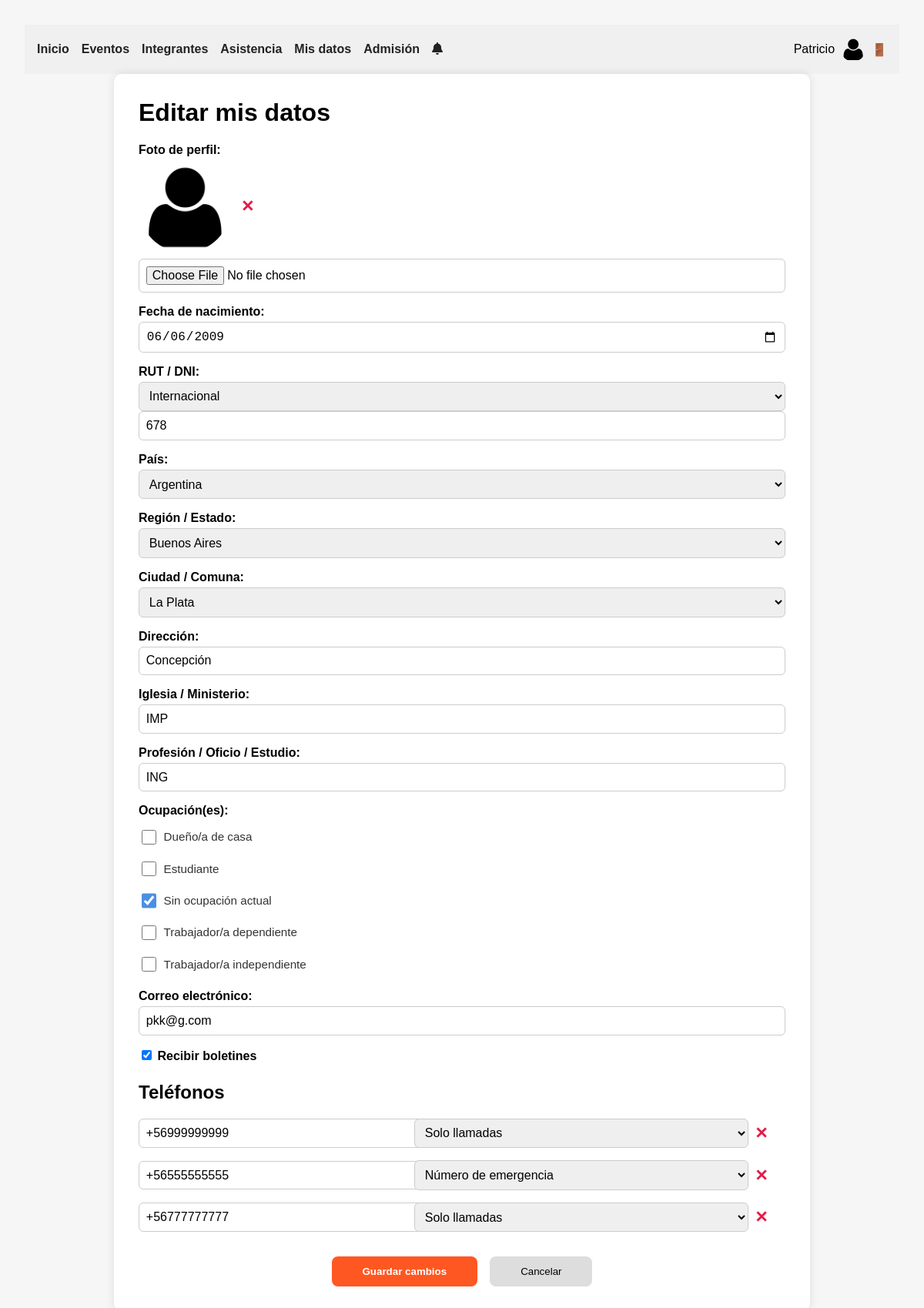
The app's page /editar_mis_datos.php (signed in) with its own data.
### tables this page shows
CREATE TABLE `usuarios` (
  `id_usuario` int(11) NOT NULL,
  `nombres` varchar(60) NOT NULL,
  `apellido_paterno` varchar(30) NOT NULL,
  `apellido_materno` varchar(30) DEFAULT NULL,
  `foto_perfil` varchar(255) DEFAULT NULL,
  `fecha_nacimiento` date DEFAULT NULL,
  `rut_dni` varchar(13) NOT NULL,
  `id_pais` int(11) NOT NULL,
  `id_region_estado` int(11) DEFAULT NULL,
  `id_ciudad_comuna` int(11) DEFAULT NULL,
  `direccion` varchar(255) DEFAULT NULL,
  `iglesia_ministerio` varchar(255) DEFAULT NULL,
  `profesion_oficio_estudio` varchar(255) DEFAULT NULL,
  `password` varchar(255) DEFAULT NULL,
  `fecha_registro` date NOT NULL,
  `ultima_actualizacion` timestamp NULL DEFAULT NULL
);

CREATE TABLE `paises` (
  `id_pais` int(11) NOT NULL,
  `nombre_pais` varchar(100) NOT NULL
);

CREATE TABLE `region_estado` (
  `id_region_estado` int(11) NOT NULL,
  `nombre_region_estado` varchar(100) NOT NULL,
  `id_pais` int(11) DEFAULT NULL
);

CREATE TABLE `ciudad_comuna` (
  `id_ciudad_comuna` int(11) NOT NULL,
  `nombre_ciudad_comuna` varchar(100) NOT NULL,
  `id_region_estado` int(11) DEFAULT NULL
);

CREATE TABLE `ocupaciones` (
  `id_ocupacion` int(11) NOT NULL,
  `nombre` varchar(50) NOT NULL
);

CREATE TABLE `correos_electronicos` (
  `correo_electronico` varchar(320) NOT NULL,
  `id_usuario` int(11) NOT NULL,
  `boletin` tinyint(1) DEFAULT 1,
  `verified` tinyint(1) NOT NULL DEFAULT 0,
  `verify_token` varchar(64) DEFAULT NULL,
  `token_expires` datetime DEFAULT NULL
);

CREATE TABLE `telefonos` (
  `id_usuario` int(11) NOT NULL,
  `telefono` varchar(16) NOT NULL,
  `es_principal` tinyint(1) DEFAULT NULL,
  `id_descripcion_telefono` int(11) DEFAULT NULL
);

CREATE TABLE `descripcion_telefonos` (
  `id_descripcion_telefono` int(11) NOT NULL,
  `nombre_descripcion_telefono` varchar(50) DEFAULT NULL
);

### editar_mis_datos.php (the view, shortened to what this page needs)
<?php
require 'conexion.php';
$id_usuario = $_SESSION['id_usuario'];
$stmt = $pdo->prepare("
  SELECT nombres, foto_perfil
    FROM usuarios
   WHERE id_usuario = :id
");
$stmt->execute(['id' => $id_usuario]);
$navUser = $stmt->fetch(PDO::FETCH_ASSOC);
$stmt = $pdo->prepare("SELECT * FROM usuarios WHERE id_usuario = :id");
$stmt->execute(['id' => $id_usuario]);
$user = $stmt->fetch(PDO::FETCH_ASSOC);
$descList = $pdo->query("
  SELECT id_descripcion_telefono AS clave, nombre_descripcion_telefono AS nombre
    FROM descripcion_telefonos
   ORDER BY nombre_descripcion_telefono
")->fetchAll(PDO::FETCH_ASSOC);
$telRows = $pdo->prepare("
  SELECT telefono, id_descripcion_telefono AS tipo_telefono
    FROM telefonos
   WHERE id_usuario = :id
   ORDER BY es_principal DESC
   LIMIT 3
");
$telRows->execute(['id' => $id_usuario]);
$telefonos = $telRows->fetchAll(PDO::FETCH_ASSOC);
$stmt = $pdo->prepare("
  SELECT correo_electronico AS correo, boletin
    FROM correos_electronicos
   WHERE id_usuario = :id
   LIMIT 1
");
$stmt->execute(['id' => $id_usuario]);
$emailData = $stmt->fetch(PDO::FETCH_ASSOC);
$ocupList = $pdo->query("
  SELECT id_ocupacion, nombre
    FROM ocupaciones
")->fetchAll(PDO::FETCH_ASSOC);
$stmt = $pdo->prepare("
  SELECT id_ocupacion
    FROM usuarios_ocupaciones
   WHERE id_usuario = :id
");
$stmt->execute(['id' => $id_usuario]);
$userOcupIds = array_column($stmt->fetchAll(PDO::FETCH_ASSOC), 'id_ocupacion');
$paises = $pdo->query("
  SELECT id_pais, nombre_pais
    FROM paises
")->fetchAll(PDO::FETCH_ASSOC);
$regionesStmt = $pdo->prepare("
  SELECT id_region_estado, nombre_region_estado
    FROM region_estado
   WHERE id_pais = :p
");
$regionesStmt->execute(['p' => $user['id_pais']]);
$regionList = $regionesStmt->fetchAll(PDO::FETCH_ASSOC);
$ciudadesStmt = $pdo->prepare("
  SELECT id_ciudad_comuna, nombre_ciudad_comuna
    FROM ciudad_comuna
   WHERE id_region_estado = :r
");
$ciudadesStmt->execute(['r' => $user['id_region_estado']]);
$ciudadList = $ciudadesStmt->fetchAll(PDO::FETCH_ASSOC);
$defaultVersion = filemtime(__DIR__ . '/uploads/fotos/default.png');
?>
<!DOCTYPE html>
<html lang="es">
<head>
  <link rel="stylesheet" href="styles/main.css">
  <link rel="stylesheet"
        href="https://cdnjs.cloudflare.com/ajax/libs/font-awesome/6.4.0/css/all.min.css">
  <link rel="stylesheet"
        href="https://cdnjs.cloudflare.com/ajax/libs/intl-tel-input/17.0.8/css/intlTelInput.min.css">
</head>
<body>
  <nav>
    <div class="menu">
      <a href="home.php">Inicio</a>
      <a href="eventos.php">Eventos</a>
      <a href="integrantes.php">Integrantes</a>
      <a href="asistencia.php">Asistencia</a>
      <a href="ver_mis_datos.php">Mis datos</a>
      <a href="admision.php">Admisión</a>
      <a href="#"><i class="fas fa-bell"></i></a>
    </div>
    <div class="perfil">
      <span id="nombre-usuario"><?=htmlspecialchars($navUser['nombres'])?></span>
      <img id="foto-perfil-nav"
          src="<?=htmlspecialchars($navUser['foto_perfil']?:'uploads/fotos/default.png')?>?v=<?= $defaultVersion ?>"
          alt="Foto de <?=htmlspecialchars($navUser['nombres'])?>">
      <a href="#" id="logout" title="Cerrar sesión">🚪</a>
    </div>
  </nav>
  <div class="container">
    <h1>Editar mis datos</h1>
    <form id="form-editar" novalidate enctype="multipart/form-data">
      <div class="grupo">
        <label>Foto de perfil:</label>
        <div class="foto-wrapper">
          <img id="foto_perfil"
              src="<?=htmlspecialchars($user['foto_perfil'] ?: 'uploads/fotos/default.png')?>?v=<?= $defaultVersion ?>"
              alt="Foto de perfil">
          <span id="eliminar_foto" class="delete-btn" title="Eliminar">✕</span>
        </div>
        <input type="file" id="nueva_foto" name="foto" accept="image/*">
      </div>
      <div class="grupo">
        <label for="fecha_nacimiento">Fecha de nacimiento:</label>
        <input type="date" id="fecha_nacimiento" name="fecha_nacimiento"
              max="<?= date('Y-m-d') ?>"
              value="<?= htmlspecialchars($user['fecha_nacimiento']) ?>">
      </div>
      <div class="grupo">
        <label for="rut_dni">RUT / DNI:</label>
        <select id="tipo_doc" name="tipo_doc">
          <option value="int" <?= $user['id_pais']!=1?'selected':'' ?>>Internacional</option>
        </select>
        <input type="text" id="rut_dni" name="rut_dni"
              value="<?= htmlspecialchars($user['rut_dni']) ?>"
              placeholder="Solo números">
      </div>
      <div class="grupo">
        <label for="pais">País:</label>
        <select id="pais" name="id_pais">
          <?php foreach($paises as $p): ?>
            <option value="<?= $p['id_pais']?>"
              <?= $p['id_pais']==$user['id_pais']?'selected':''?>>
              <?= htmlspecialchars($p['nombre_pais'])?>
            </option>
          <?php endforeach; ?>
        </select>
      </div>
      <div class="grupo">
        <label for="region">Región / Estado:</label>
        <select id="region" name="id_region_estado">
          <?php foreach($regionList as $r): ?>
            <option value="<?= $r['id_region_estado']?>"
              <?= $r['id_region_estado']==$user['id_region_estado']?'selected':''?>>
              <?= htmlspecialchars($r['nombre_region_estado'])?>
            </option>
          <?php endforeach; ?>
        </select>
      </div>
      <div class="grupo">
        <label for="ciudad">Ciudad / Comuna:</label>
        <select id="ciudad" name="id_ciudad_comuna">
          <?php foreach($ciudadList as $c): ?>
            <option value="<?= $c['id_ciudad_comuna']?>"
              <?= $c['id_ciudad_comuna']==$user['id_ciudad_comuna']?'selected':''?>>
              <?= htmlspecialchars($c['nombre_ciudad_comuna'])?>
            </option>
          <?php endforeach; ?>
        </select>
      </div>
      <div class="grupo">
        <label for="direccion">Dirección:</label>
        <input type="text" id="direccion" name="direccion"
              value="<?= htmlspecialchars($user['direccion']) ?>">
      </div>
      <div class="grupo">
        <label for="iglesia">Iglesia / Ministerio:</label>
        <input type="text" id="iglesia" name="iglesia_ministerio"
              value="<?= htmlspecialchars($user['iglesia_ministerio']) ?>">
      </div>
      <div class="grupo">
        <label for="profesion">Profesión / Oficio / Estudio:</label>
        <input type="text" id="profesion" name="profesion_oficio_estudio"
              value="<?= htmlspecialchars($user['profesion_oficio_estudio']) ?>">
      </div>
      <div class="grupo">
        <label>Ocupación(es):</label>
        <div id="ocupaciones-wrapper" class="ocups">
          <?php foreach($ocupList as $o): ?>
            <label>
              <input type="checkbox" name="id_ocupacion[]"
                    value="<?= $o['id_ocupacion'] ?>"
                <?= in_array($o['id_ocupacion'],$userOcupIds)?'checked':''?>>
              <span><?= htmlspecialchars($o['nombre']) ?></span>
            </label>
          <?php endforeach; ?>
        </div>
      </div>
      <div class="grupo">
        <label for="correo">Correo electrónico:</label>
        <input type="email" id="correo" name="correo"
              value="<?= htmlspecialchars($emailData['correo'] ?? '') ?>">
      </div>
      <div class="grupo">
        <label>
          <input type="checkbox" id="boletin" name="boletin"
            <?= !empty($emailData['boletin']) ? 'checked' : '' ?>>
          Recibir boletines
        </label>
      </div>
      <h2>Teléfonos</h2>
      <?php for($i=0; $i<3; $i++):
        $tel = $telefonos[$i]['telefono'] ?? '';
        $tp  = $telefonos[$i]['tipo_telefono'] ?? '';
      ?>
        <div class="grupo tel-row">
          <input
            type="tel"
            id="telefono_<?=($i+1)?>"
            name="telefono_<?=($i+1)?>"
            value="<?= htmlspecialchars($tel)?>"
            placeholder="Teléfono <?= $i?($i+1).'':'1 (principal)'?>"
          >
          <select
            id="tipo_telefono_<?=($i+1)?>"
            name="tipo_telefono_<?=($i+1)?>"
          >
            <?php foreach($descList as $d): ?>
              <option
                value="<?= $d['clave']?>"
                <?= $d['clave']==$tp?'selected':''?>
              >
                <?= htmlspecialchars($d['nombre'])?>
              </option>
            <?php endforeach; ?>
          </select>
          <span class="delete-btn delete-telefono" data-indice="<?=($i+1)?>">✕</span>
        </div>
      <?php endfor; ?>
      <div class="botones">
        <button type="submit" class="btn-primario">Guardar cambios</button>
        <a href="ver_mis_datos.php">
          <button type="button" class="btn-secundario">Cancelar</button>
        </a>
      </div>
    </form>
  </div>
</body>
</html>

### styles/main.css (style rules this page uses)
:root { --color-fondo: #fcf4ef; --color-header: #333; --color-texto: #fff; --color-enlace: #FF5733; --color-enlace-hover: #FF4500; --color-boton: #4CAF50; --color-boton-hover: #45a049; --color-titulo: #FF5733; --color-subtitulo: #FF4500; }
body { font-family: Arial, sans-serif; margin: 0; padding: 0; }

### editar_mis_datos.php (style rules this page uses)
nav { background:#f0f0f0;padding:1rem;display:flex;justify-content:space-between;align-items:center;flex-wrap:wrap }
nav .menu { display:flex;gap:1rem;flex-wrap:wrap }
nav a { text-decoration:none;color:#222;font-weight:bold }
.perfil { display:flex;align-items:center;gap:.5rem }
.perfil img { width:32px;height:32px;border-radius:50%;object-fit:cover }
body { font-family:sans-serif;margin:0;background:#f6f6f6;padding:2rem }
.container { max-width:840px;margin:auto;background:#fff;padding:2rem;border-radius:10px;box-shadow:0 0 12px rgba(0,0,0,.1) }
h1 { margin-top:0 }
.grupo { display:flex;flex-direction:column;margin-bottom:1rem }
.grupo label { font-weight:bold;margin-bottom:.25rem }
.grupo input,.grupo select { padding:.55rem;border:1px solid #ccc;border-radius:6px;font-size:1rem }
.foto-wrapper { display:flex;align-items:center;gap:.8rem;margin-bottom:.5rem }
.foto-wrapper img { width:120px;height:120px;border-radius:50%;object-fit:cover }
.delete-btn { cursor:pointer;color:#e11d48;font-weight:bold;font-size:1.3rem }
.ocups { display:grid;grid-template-columns:repeat(auto-fill,minmax(220px,1fr));gap:.3rem .8rem;margin-top:.3rem }
.ocups label { font-weight:normal;display:flex;align-items:center;gap:.4rem }
.tel-row { display:grid;grid-template-columns:350px 1fr 40px;gap:.5rem;align-items:center }
.tel-row input { width:100% }
.botones { display:flex;justify-content:center;gap:1rem;margin-top:2rem }
.btn-primario { background:#ff5722;color:#fff;border:none;padding:.75rem 2.5rem;font-weight:bold;border-radius:8px;cursor:pointer }
.btn-secundario { background:#ddd;border:none;padding:.75rem 2.5rem;border-radius:8px;cursor:pointer }
.ocups { display: flex; flex-direction: column; gap: 0.75rem; margin-top: 0.5rem; }
.ocups label { width: 100%; }
.ocups label input[type="checkbox"] { accent-color: #4a90e2; width: 1.2em; height: 1.2em; margin-top: 0.2em; }
.ocups label span { flex-grow: 1; line-height: 1.3; font-size: 0.95rem; color: #333; }

### records on screen
usuarios: nombres "Patricio", fecha_nacimiento "06/06/2009", tipo_doc "Internacional", rut_dni "678", id_pais "Argentina", id_region_estado "Buenos Aires", id_ciudad_comuna "La Plata", direccion "Concepción", iglesia_ministerio "IMP", profesion_oficio_estudio "ING"
ocupaciones: nombre "Dueño/a de casa"
ocupaciones: nombre "Estudiante"
ocupaciones: id_ocupacion "☑", nombre "Sin ocupación actual"
ocupaciones: nombre "Trabajador/a dependiente"
ocupaciones: nombre "Trabajador/a independiente"
correos_electronicos: correo "pkk@g.com", boletin "☑"
telefonos: telefono "+56999999999", id_descripcion_telefono.nombre_descripcion_telefono "Solo llamadas"
telefonos: telefono "+56555555555", id_descripcion_telefono.nombre_descripcion_telefono "Número de emergencia"
telefonos: telefono "+56777777777", id_descripcion_telefono.nombre_descripcion_telefono "Solo llamadas"
